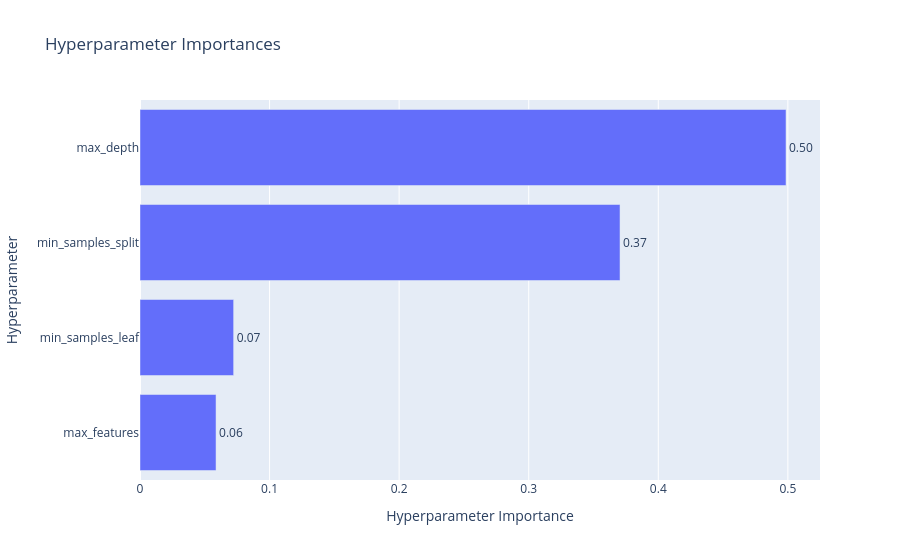

This figure's notebook cell:
### Code cell
plot_param_importances(study)

### Figure 1 — Plotly figure (JSON) as saved in the notebook; plotly's stock layout.template omitted (floating-point values rounded to 4 significant figures)
{"data": [{"cliponaxis": false, "hovertemplate": ["max_features (FloatDistribution): 0.05868455352670871<extra></extra>", "min_samples_leaf (IntDistribution): 0.07227174447172223<extra></extra>", "min_samples_split (IntDistribution): 0.37047793012239466<extra></extra>", "max_depth (IntDistribution): 0.49856577187917456<extra></extra>"], "name": "Objective Value", "orientation": "h", "text": ["0.06", "0.07", "0.37", "0.50"], "textposition": "outside", "type": "bar", "x": [0.05868, 0.07227, 0.3705, 0.4986], "y": ["max_features", "min_samples_leaf", "min_samples_split", "max_depth"]}], "layout": {"title": {"text": "Hyperparameter Importances"}, "xaxis": {"title": {"text": "Hyperparameter Importance"}}, "yaxis": {"title": {"text": "Hyperparameter"}}}}
